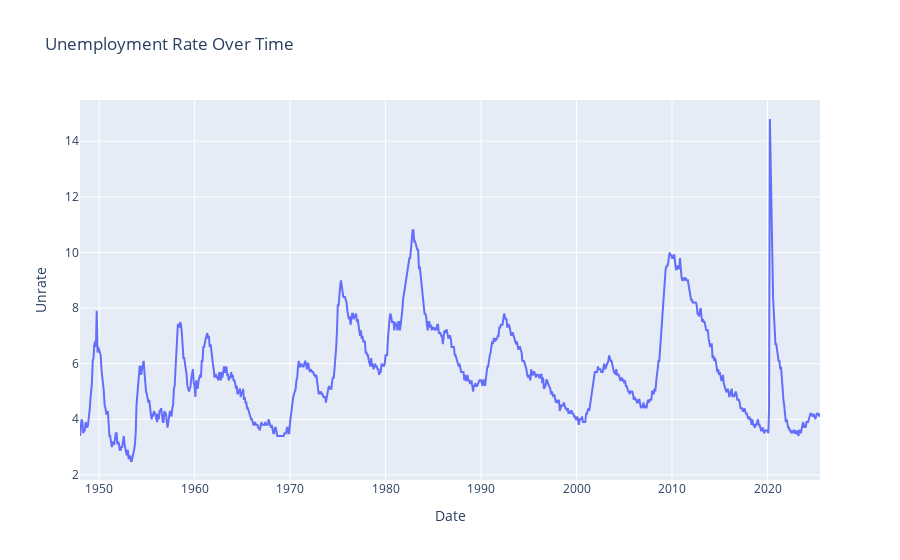

Source (notebook cell):
### Code cell
unrate_fig = px.line(df_unrate, x='Date', y='Unrate', title='Unemployment Rate Over Time')
unrate_fig.show()

### Figure 1 — Plotly figure (JSON) as saved in the notebook; plotly's stock layout.template omitted (floating-point values rounded to 4 significant figures; data arrays with more than 128 entries replaced by an {"elided": "..."} marker saying what was removed)
{"data": [{"hovertemplate": "Date=%{x}<br>Unrate=%{y}<extra></extra>", "legendgroup": "", "line": {"color": "#636efa", "dash": "solid"}, "marker": {"symbol": "circle"}, "mode": "lines", "name": "", "orientation": "v", "showlegend": false, "type": "scatter", "x": {"elided": "931 str values"}, "xaxis": "x", "y": {"elided": "931 float values"}, "yaxis": "y"}], "layout": {"legend": {"tracegroupgap": 0}, "title": {"text": "Unemployment Rate Over Time"}, "xaxis": {"anchor": "y", "domain": [0, 1], "title": {"text": "Date"}}, "yaxis": {"anchor": "x", "domain": [0, 1], "title": {"text": "Unrate"}}}}
